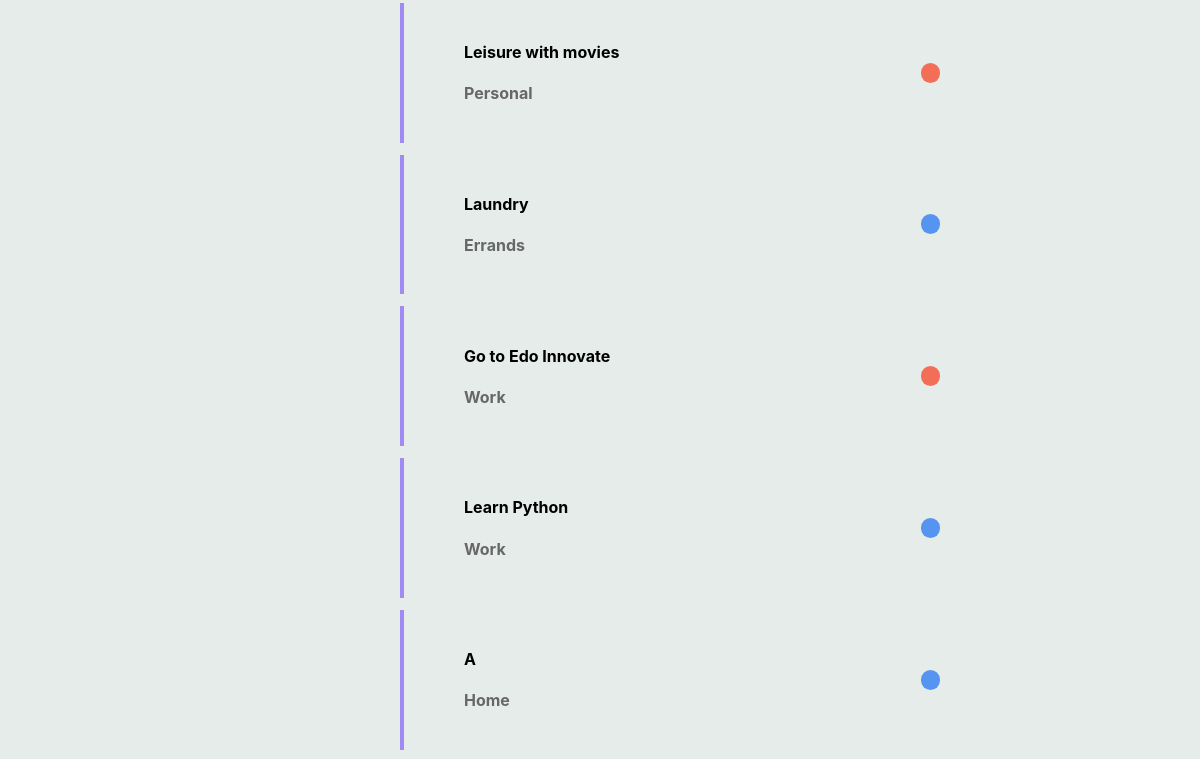
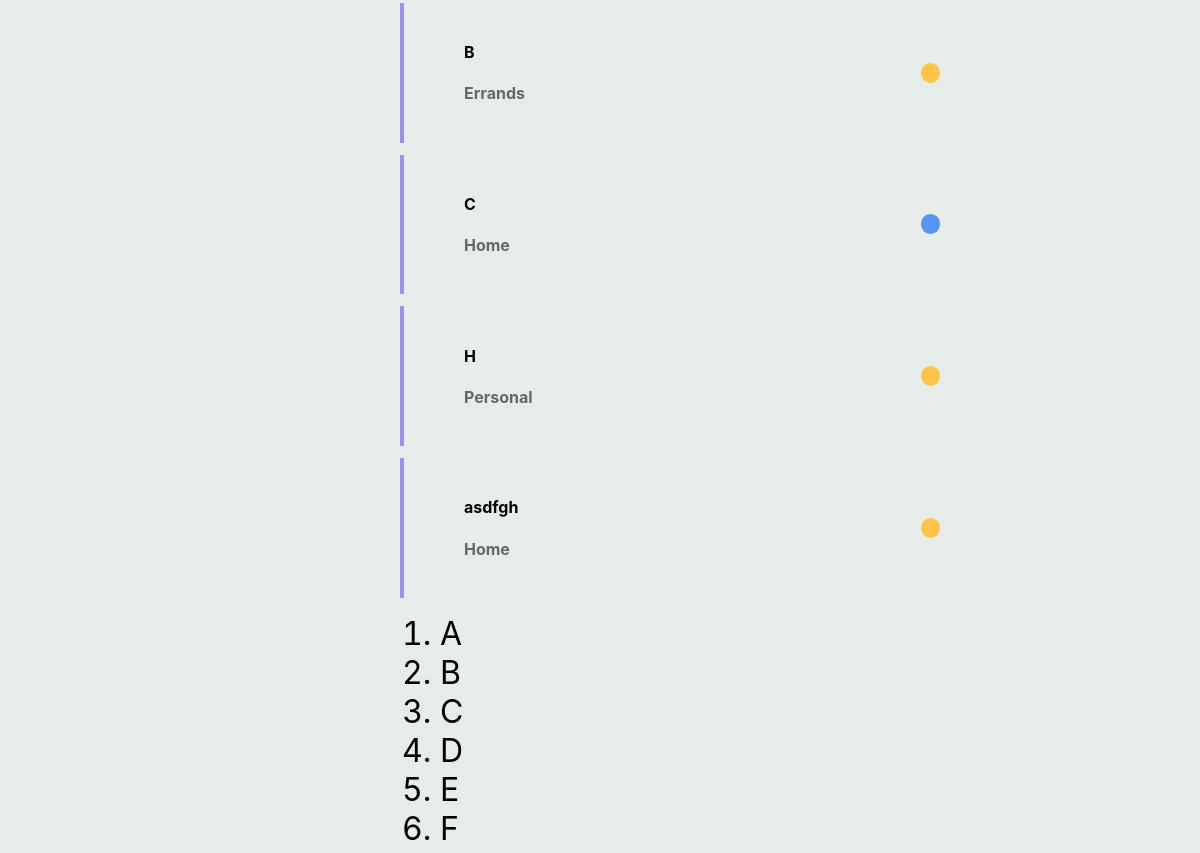
Page /dashboard (signed in, middle part) on the earlier database version (2 pictures, top to bottom).
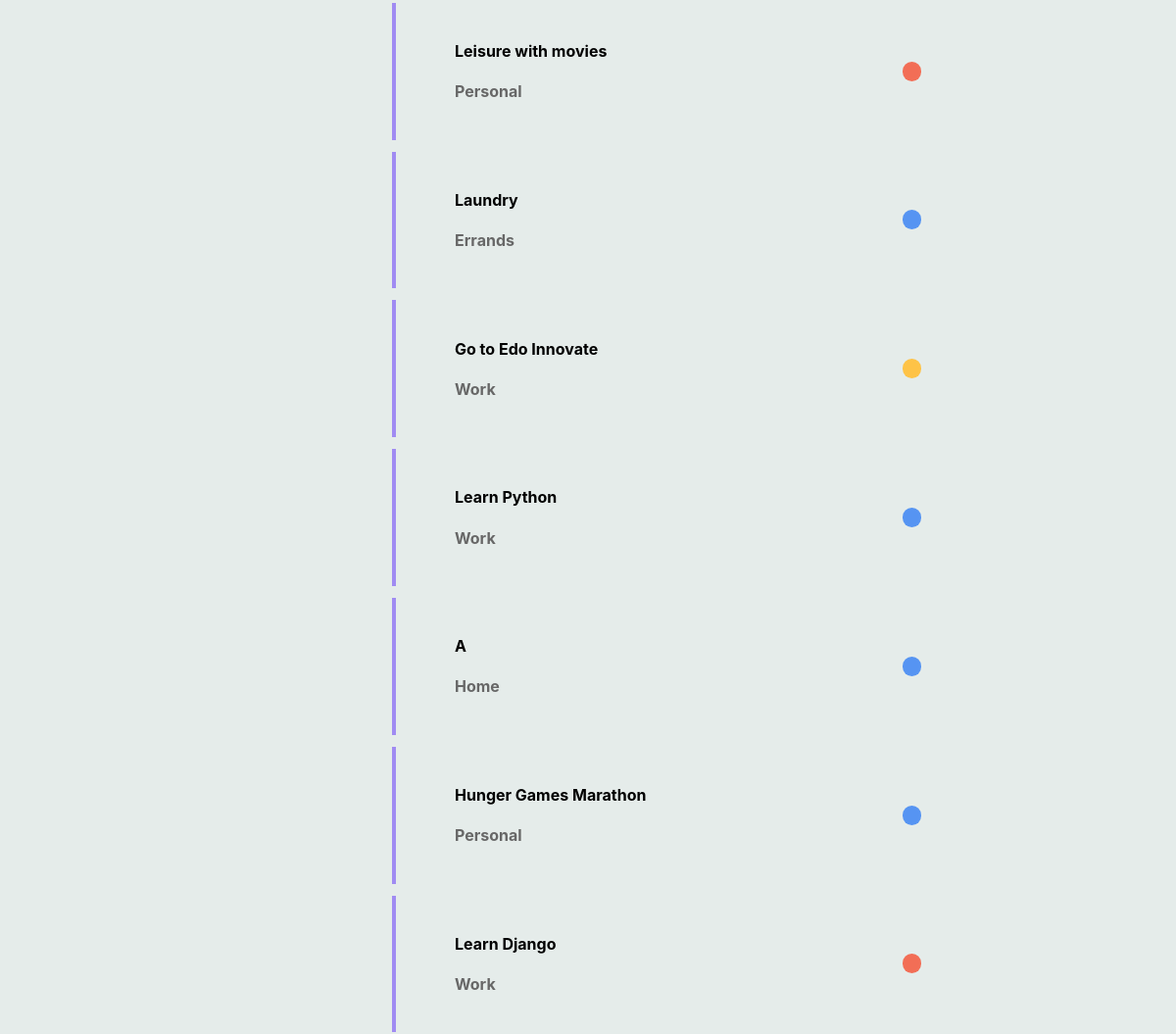
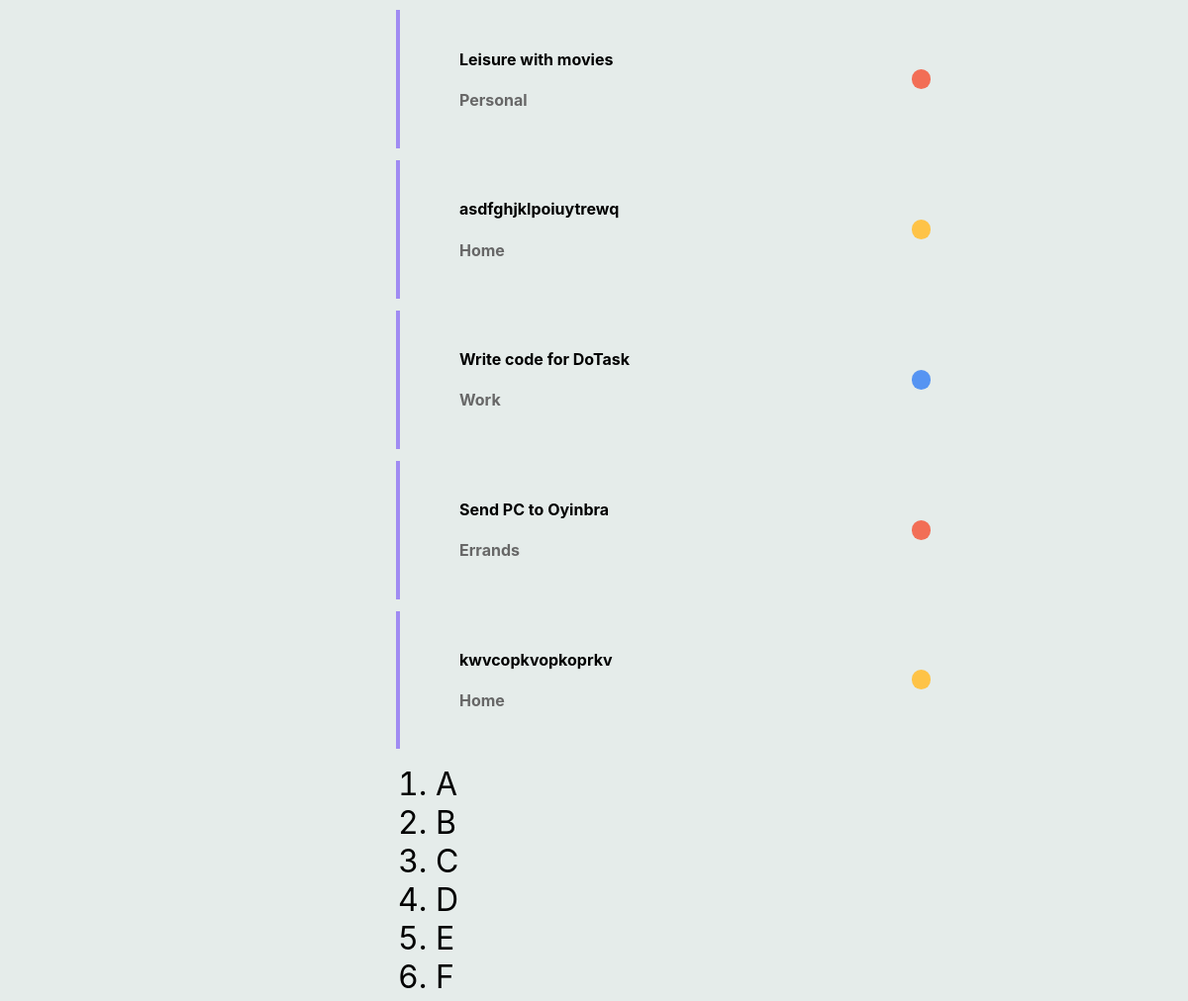
Same page on the later database version (2 pictures, top to bottom).
### dotask/models.py (models this page shows)
class Task(db.Model):
    __tablename__ = "task"
    id = db.Column(db.Integer, primary_key=True)
    title = db.Column(db.String(100), nullable=False)
    description = db.Column(db.String(400), nullable=False)
    due_date = db.Column(db.Date, nullable=False)
    status = db.Column(Enum(TaskStatus))
    tag = db.Column(Enum(TaskTag))
    user_id = db.Column(db.Integer, db.ForeignKey('user.id'), nullable=False)
    user = relationship('User', back_populates='tasks')

### dotask/routes.py (the view)
@app.route("/dashboard")
@login_required
def hello_dashboard():
    tasks = Task.query.filter_by(user_id=current_user.id).all()
    if tasks:
        return render_template("dashboard.html", tasks=tasks)
    else:
        return render_template("dashboard.html")
    return render_template('dashboard.html')

### dotask/routes.py (called while the page is built)
@app.after_request
def after_request(response):
    response.headers["Cache-Control"] = "no-cache, no-store, must-revalidate"
    return response

@login_manager.user_loader
def load_user(user_id):
    return User.query.get(user_id)

### dotask/templates/dashboard.html (shortened to what this page needs)
<!DOCTYPE html>
<html lang="en">
<head>
    {% extends "layout.html" %}
    {% block head %}
        <link rel="stylesheet" {% block css_tab_colour %} href="../static/page_css_folder/dashboard.css" {% endblock %}/>
    {% endblock %}
    {% block tasks %}
        {% if tasks %}
            {% for task in tasks %}
            <a href="{{ url_for('hello_each_task', task_id=task['id']) }}">
            <div class="message-box">
                <div class="message">
                    <h4> {{ task['title'] }} </h4>
                    <h4 style="color: #676767;"> {{ task.tag.name }} </h4>
                </div>
                <div class="message-dot {% if task.status.name == 'In_Progress' %}progress-task
                    {% elif task.status.name == 'Completed' %}completed-task
                    {% elif task.status.name == 'Cancelled' %}cancelled-task
                    {% else %}unknown-task
                    {% endif %}">
                </div>
            </div>
            </a>
            {% endfor %}
            {% else %}
                <div class="message-box">
                    <div class="message">
                        <h2>No Tasks Yet</h2>
                    </div>
                </div>
        {% endif %}
    {% endblock tasks %}

### dotask/templates/layout.html (shortened to what this page needs)
<!DOCTYPE html>
<html lang="en">
<head>
    <link rel="stylesheet" type="text/css" href="../static/fonts.css">
    <link rel="stylesheet" href="../static/layout.css" />
    {% block head %}{% endblock %}
</head>
<body>
    <div id="content">
        {% block tasks %}
        {% endblock tasks %}
        {% block content %}
            <ol>
                <li>A</li>
                <li>B</li>
                <li>C</li>
                <li>D</li>
                <li>E</li>
                <li>F</li>
                <li>G</li>
            </ol>
        {% endblock %}
    </div>
</body>
</html>

### dotask/static/layout.css (style rules this page uses)
@media (min-width: 768px) { body { margin: auto; padding: auto; background-color: #E5ECEA; display: flex; font-family: inter; } }
@media (min-width: 768px) { a { text-decoration: none; color: black; } }
@media (min-width: 768px) { li { font-size: 2em; } }
@media (min-width: 768px) { #content { width: 600px; display: block; margin-top: 2%; padding-left: 400px; } }

### dotask/static/page_css_folder/dashboard.css (style rules this page uses)
a { text-decoration: none; }
.message-box { display: flex; margin-top: 2%; padding-right: 10%; padding-left: 10%; padding-top: 3%; padding-bottom: 3%; border-left: 4px solid #A08BF2; display: flex; justify-content: center; align-items: center; }
.message { width: 100%; border-radius: 5px; display: block; justify-content: center; align-items: center; }
.message-dot { width: 20px; height: 20px; border-radius: 50px; }
.progress-task { background-color: #FEC347; }
.completed-task { background-color: #5694F2; }
.cancelled-task { background-color: #F26E56; }

Differences in the rows shown:
removed Task: title "B", tag.name "Errands"
removed Task: title "C", tag.name "Home"
removed Task: title "asdfgh", tag.name "Home"
changed Task "Go to Edo Innovate": status "Cancelled" → "In_Progress" (drawn)
changed Task: title "H" → "Hunger Games Marathon"; status "In_Progress" → "Completed" (drawn)
added Task: title "Learn Django", tag.name "Work"
added Task: title "Leisure with movies", tag.name "Personal"
added Task: title "asdfghjklpoiuytrewq", tag.name "Home"
added Task: title "Write code for DoTask", tag.name "Work"
added Task: title "Send PC to Oyinbra", tag.name "Errands"
added Task: title "kwvcopkvopkoprkv", tag.name "Home"
